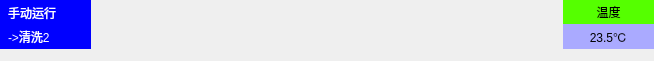
              <widget class="QWidget" name="widget_2_Top_6" native="true">
               <property name="minimumSize">
                <size>
                 <width>0</width>
                 <height>61</height>
                </size>
               </property>
               <property name="maximumSize">
                <size>
                 <width>16777215</width>
                 <height>61</height>
                </size>
               </property>
               <layout class="QGridLayout" name="gridLayout_23">
                <property name="leftMargin">
                 <number>0</number>
                </property>
                <property name="topMargin">
                 <number>0</number>
                </property>
                <property name="rightMargin">
                 <number>0</number>
                </property>
                <property name="bottomMargin">
                 <number>0</number>
                </property>
                <property name="horizontalSpacing">
                 <number>20</number>
                </property>
                <item row="0" column="0">
                 <widget class="QWidget" name="widget_37" native="true">
                  <property name="minimumSize">
                   <size>
                    <width>91</width>
                    <height>41</height>
                   </size>
                  </property>
                  <layout class="QVBoxLayout" name="verticalLayout_17">
                   <property name="spacing">
                    <number>0</number>
                   </property>
                   <property name="leftMargin">
                    <number>0</number>
                   </property>
                   <property name="topMargin">
                    <number>0</number>
                   </property>
                   <property name="rightMargin">
                    <number>0</number>
                   </property>
                   <property name="bottomMargin">
                    <number>0</number>
                   </property>
                   <item>
                    <widget class="QLabel" name="label_125">
                     <property name="styleSheet">
                      <string notr="true">color:white;
background-color:blue;
padding:1px 1px 1px 5px;</string>
                     </property>
                     <property name="text">
                      <string>手动运行</string>
                     </property>
                    </widget>
                   </item>
                   <item>
                    <widget class="QLabel" name="label_126">
                     <property name="styleSheet">
                      <string notr="true">color:white;
background-color:blue;
padding:1px 1px 1px 5px;</string>
                     </property>
                     <property name="text">
                      <string>-&gt;清洗2</string>
                     </property>
                    </widget>
                   </item>
                  </layout>
                 </widget>
                </item>
                <item row="0" column="2" rowspan="2">
                 <widget class="QWidget" name="widget_38" native="true">
                  <layout class="QGridLayout" name="gridLayout_24">
                   <property name="leftMargin">
                    <number>0</number>
                   </property>
                   <property name="topMargin">
                    <number>0</number>
                   </property>
                   <property name="rightMargin">
                    <number>0</number>
                   </property>
                   <property name="bottomMargin">
                    <number>0</number>
                   </property>
                   <property name="spacing">
                    <number>0</number>
                   </property>
                  </layout>
                 </widget>
                </item>
                <item row="0" column="4">
                 <widget class="QWidget" name="widget_39" native="true">
                  <property name="minimumSize">
                   <size>
                    <width>91</width>
                    <height>49</height>
                   </size>
                  </property>
                  <layout class="QVBoxLayout" name="verticalLayout_18">
                   <property name="spacing">
                    <number>0</number>
                   </property>
                   <property name="leftMargin">
                    <number>0</number>
                   </property>
                   <property name="topMargin">
                    <number>0</number>
                   </property>
                   <property name="rightMargin">
                    <number>0</number>
                   </property>
                   <property name="bottomMargin">
                    <number>0</number>
                   </property>
                   <item>
                    <widget class="QLabel" name="label_127">
                     <property name="styleSheet">
                      <string notr="true">background-color: rgb(85, 255, 0);</string>
                     </property>
                     <property name="text">
                      <string>温度</string>
                     </property>
                     <property name="alignment">
                      <set>Qt::AlignCenter</set>
                     </property>
                    </widget>
                   </item>
                   <item>
                    <widget class="QLabel" name="label_128">
                     <property name="sizePolicy">
                      <sizepolicy hsizetype="Preferred" vsizetype="Preferred">
                       <horstretch>0</horstretch>
                       <verstretch>0</verstretch>
                      </sizepolicy>
                     </property>
                     <property name="minimumSize">
                      <size>
                       <width>0</width>
                       <height>25</height>
                      </size>
                     </property>
                     <property name="styleSheet">
                      <string notr="true">background-color: rgb(170, 170, 255);
</string>
                     </property>
                     <property name="text">
                      <string>23.5℃</string>
                     </property>
                     <property name="alignment">
                      <set>Qt::AlignCenter</set>
                     </property>
                    </widget>
                   </item>
                  </layout>
                 </widget>
                </item>
                <item row="0" column="1">
                 <spacer name="horizontalSpacer_31">
                  <property name="orientation">
                   <enum>Qt::Horizontal</enum>
                  </property>
                  <property name="sizeHint" stdset="0">
                   <size>
                    <width>216</width>
                    <height>20</height>
                   </size>
                  </property>
                 </spacer>
                </item>
                <item row="0" column="3" rowspan="2">
                 <spacer name="horizontalSpacer_32">
                  <property name="orientation">
                   <enum>Qt::Horizontal</enum>
                  </property>
                  <property name="sizeHint" stdset="0">
                   <size>
                    <width>216</width>
                    <height>20</height>
                   </size>
                  </property>
                 </spacer>
                </item>
                <item row="1" column="0">
                 <spacer name="verticalSpacer_20">
                  <property name="orientation">
                   <enum>Qt::Vertical</enum>
                  </property>
                  <property name="sizeHint" stdset="0">
                   <size>
                    <width>20</width>
                    <height>3</height>
                   </size>
                  </property>
                 </spacer>
                </item>
                <item row="1" column="4">
                 <spacer name="verticalSpacer_21">
                  <property name="orientation">
                   <enum>Qt::Vertical</enum>
                  </property>
                  <property name="sizeHint" stdset="0">
                   <size>
                    <width>20</width>
                    <height>3</height>
                   </size>
                  </property>
                 </spacer>
                </item>
               </layout>
              </widget>
